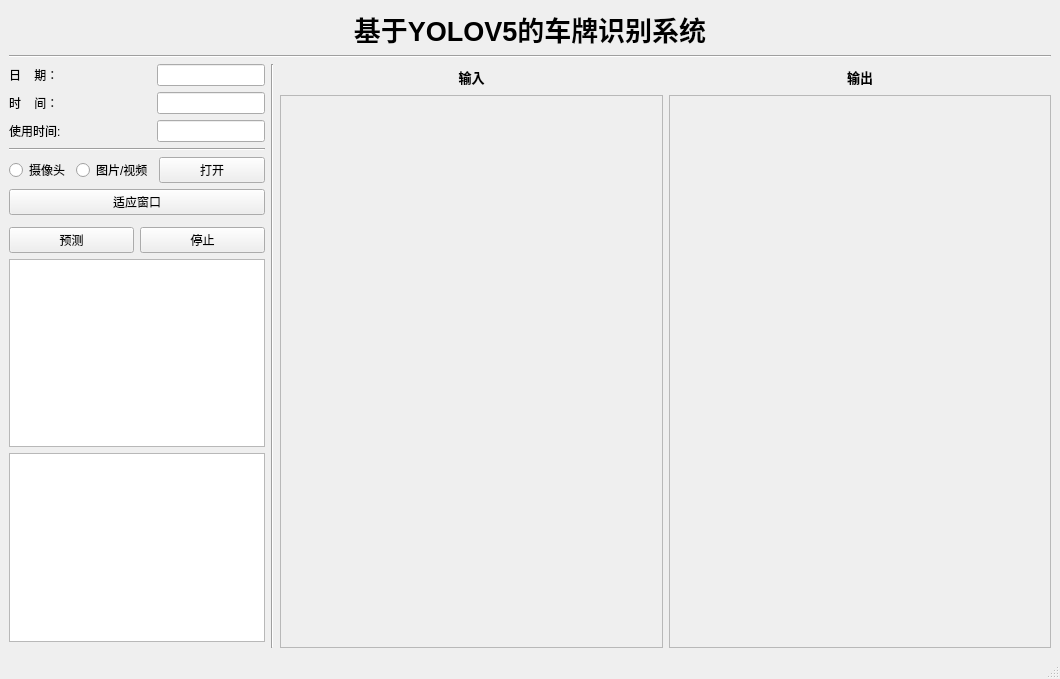
<?xml version="1.0" encoding="UTF-8"?>
<ui version="4.0">
 <class>MainWindow</class>
 <widget class="QMainWindow" name="MainWindow">
  <property name="geometry">
   <rect>
    <x>0</x>
    <y>0</y>
    <width>1060</width>
    <height>679</height>
   </rect>
  </property>
  <property name="sizeIncrement">
   <size>
    <width>0</width>
    <height>0</height>
   </size>
  </property>
  <property name="windowTitle">
   <string>MainWindow</string>
  </property>
  <property name="styleSheet">
   <string notr="true">#MainWindow{border-image: url(UI/bg.jpg);}</string>
  </property>
  <widget class="QWidget" name="centralwidget">
   <layout class="QGridLayout" name="gridLayout_2">
    <item row="3" column="2">
     <layout class="QGridLayout" name="gridLayout" columnstretch="0,0,0,0,0,0,0,10">
      <item row="9" column="1">
       <widget class="QPushButton" name="PB_stop">
        <property name="text">
         <string>停止</string>
        </property>
       </widget>
      </item>
      <item row="7" column="0" colspan="2">
       <widget class="QPushButton" name="PB_resize">
        <property name="text">
         <string>适应窗口</string>
        </property>
       </widget>
      </item>
      <item row="5" column="0" colspan="2">
       <widget class="Line" name="line_2">
        <property name="orientation">
         <enum>Qt::Horizontal</enum>
        </property>
       </widget>
      </item>
      <item row="9" column="0">
       <widget class="QPushButton" name="PB_predict">
        <property name="text">
         <string>预测</string>
        </property>
       </widget>
      </item>
      <item row="0" column="0" colspan="8">
       <widget class="Line" name="line_3">
        <property name="orientation">
         <enum>Qt::Horizontal</enum>
        </property>
       </widget>
      </item>
      <item row="2" column="3" rowspan="11" colspan="5">
       <layout class="QGridLayout" name="gridLayout_3">
        <item row="1" column="1">
         <widget class="QLabel" name="label_out">
          <property name="enabled">
           <bool>true</bool>
          </property>
          <property name="sizePolicy">
           <sizepolicy hsizetype="Expanding" vsizetype="Preferred">
            <horstretch>1</horstretch>
            <verstretch>5</verstretch>
           </sizepolicy>
          </property>
          <property name="frameShape">
           <enum>QFrame::StyledPanel</enum>
          </property>
          <property name="text">
           <string/>
          </property>
         </widget>
        </item>
        <item row="0" column="1">
         <layout class="QHBoxLayout" name="horizontalLayout_13">
          <item>
           <spacer name="horizontalSpacer_13">
            <property name="orientation">
             <enum>Qt::Horizontal</enum>
            </property>
            <property name="sizeType">
             <enum>QSizePolicy::Maximum</enum>
            </property>
            <property name="sizeHint" stdset="0">
             <size>
              <width>40</width>
              <height>20</height>
             </size>
            </property>
           </spacer>
          </item>
          <item>
           <widget class="QLabel" name="label_title2">
            <property name="minimumSize">
             <size>
              <width>0</width>
              <height>25</height>
             </size>
            </property>
            <property name="font">
             <font>
              <family>微软雅黑</family>
              <pointsize>10</pointsize>
              <weight>75</weight>
              <bold>true</bold>
             </font>
            </property>
            <property name="layoutDirection">
             <enum>Qt::LeftToRight</enum>
            </property>
            <property name="styleSheet">
             <string notr="true"/>
            </property>
            <property name="text">
             <string>输出</string>
            </property>
            <property name="alignment">
             <set>Qt::AlignCenter</set>
            </property>
           </widget>
          </item>
          <item>
           <spacer name="horizontalSpacer_21">
            <property name="orientation">
             <enum>Qt::Horizontal</enum>
            </property>
            <property name="sizeType">
             <enum>QSizePolicy::Maximum</enum>
            </property>
            <property name="sizeHint" stdset="0">
             <size>
              <width>40</width>
              <height>20</height>
             </size>
            </property>
           </spacer>
          </item>
         </layout>
        </item>
        <item row="0" column="0">
         <layout class="QHBoxLayout" name="horizontalLayout_18">
          <item>
           <spacer name="horizontalSpacer_22">
            <property name="orientation">
             <enum>Qt::Horizontal</enum>
            </property>
            <property name="sizeType">
             <enum>QSizePolicy::Maximum</enum>
            </property>
            <property name="sizeHint" stdset="0">
             <size>
              <width>40</width>
              <height>20</height>
             </size>
            </property>
           </spacer>
          </item>
          <item>
           <widget class="QLabel" name="label_title1_2">
            <property name="sizePolicy">
             <sizepolicy hsizetype="Preferred" vsizetype="Expanding">
              <horstretch>0</horstretch>
              <verstretch>1</verstretch>
             </sizepolicy>
            </property>
            <property name="minimumSize">
             <size>
              <width>0</width>
              <height>25</height>
             </size>
            </property>
            <property name="font">
             <font>
              <family>微软雅黑</family>
              <pointsize>10</pointsize>
              <weight>75</weight>
              <bold>true</bold>
             </font>
            </property>
            <property name="layoutDirection">
             <enum>Qt::LeftToRight</enum>
            </property>
            <property name="styleSheet">
             <string notr="true"/>
            </property>
            <property name="text">
             <string>输入</string>
            </property>
            <property name="alignment">
             <set>Qt::AlignCenter</set>
            </property>
           </widget>
          </item>
          <item>
           <spacer name="horizontalSpacer_23">
            <property name="orientation">
             <enum>Qt::Horizontal</enum>
            </property>
            <property name="sizeType">
             <enum>QSizePolicy::Maximum</enum>
            </property>
            <property name="sizeHint" stdset="0">
             <size>
              <width>40</width>
              <height>20</height>
             </size>
            </property>
           </spacer>
          </item>
         </layout>
        </item>
        <item row="1" column="0">
         <widget class="QLabel" name="label_in">
          <property name="sizePolicy">
           <sizepolicy hsizetype="Preferred" vsizetype="Preferred">
            <horstretch>1</horstretch>
            <verstretch>5</verstretch>
           </sizepolicy>
          </property>
          <property name="frameShape">
           <enum>QFrame::StyledPanel</enum>
          </property>
          <property name="text">
           <string/>
          </property>
         </widget>
        </item>
       </layout>
      </item>
      <item row="4" column="0" colspan="2">
       <layout class="QHBoxLayout" name="horizontalLayout_6">
        <item>
         <widget class="QLabel" name="label_3">
          <property name="sizePolicy">
           <sizepolicy hsizetype="Preferred" vsizetype="Preferred">
            <horstretch>0</horstretch>
            <verstretch>0</verstretch>
           </sizepolicy>
          </property>
          <property name="text">
           <string>使用时间:</string>
          </property>
         </widget>
        </item>
        <item>
         <widget class="QLineEdit" name="L_during">
          <property name="sizePolicy">
           <sizepolicy hsizetype="Fixed" vsizetype="Fixed">
            <horstretch>0</horstretch>
            <verstretch>0</verstretch>
           </sizepolicy>
          </property>
         </widget>
        </item>
       </layout>
      </item>
      <item row="2" column="2" rowspan="11">
       <widget class="Line" name="line">
        <property name="orientation">
         <enum>Qt::Vertical</enum>
        </property>
       </widget>
      </item>
      <item row="3" column="0" colspan="2">
       <layout class="QHBoxLayout" name="horizontalLayout_4">
        <item>
         <widget class="QLabel" name="label_2">
          <property name="text">
           <string>时    间：</string>
          </property>
         </widget>
        </item>
        <item>
         <widget class="QLineEdit" name="L_time">
          <property name="sizePolicy">
           <sizepolicy hsizetype="Fixed" vsizetype="Fixed">
            <horstretch>0</horstretch>
            <verstretch>0</verstretch>
           </sizepolicy>
          </property>
         </widget>
        </item>
       </layout>
      </item>
      <item row="2" column="0" colspan="2">
       <layout class="QHBoxLayout" name="horizontalLayout_3">
        <item>
         <widget class="QLabel" name="label">
          <property name="text">
           <string>日    期：</string>
          </property>
         </widget>
        </item>
        <item>
         <widget class="QLineEdit" name="L_day">
          <property name="sizePolicy">
           <sizepolicy hsizetype="Fixed" vsizetype="Fixed">
            <horstretch>0</horstretch>
            <verstretch>0</verstretch>
           </sizepolicy>
          </property>
         </widget>
        </item>
       </layout>
      </item>
      <item row="10" column="0" colspan="2">
       <widget class="QListWidget" name="listWidget_in">
        <property name="font">
         <font>
          <pointsize>12</pointsize>
         </font>
        </property>
       </widget>
      </item>
      <item row="6" column="0" colspan="2">
       <layout class="QHBoxLayout" name="horizontalLayout_5">
        <item>
         <widget class="QRadioButton" name="RB_camera">
          <property name="sizePolicy">
           <sizepolicy hsizetype="Fixed" vsizetype="Fixed">
            <horstretch>0</horstretch>
            <verstretch>0</verstretch>
           </sizepolicy>
          </property>
          <property name="text">
           <string>摄像头</string>
          </property>
         </widget>
        </item>
        <item>
         <widget class="QRadioButton" name="RB_img">
          <property name="sizePolicy">
           <sizepolicy hsizetype="Fixed" vsizetype="Fixed">
            <horstretch>0</horstretch>
            <verstretch>1</verstretch>
           </sizepolicy>
          </property>
          <property name="text">
           <string>图片/视频</string>
          </property>
         </widget>
        </item>
        <item>
         <widget class="QPushButton" name="PB_import">
          <property name="text">
           <string>打开</string>
          </property>
         </widget>
        </item>
       </layout>
      </item>
      <item row="11" column="0" colspan="2">
       <widget class="QListWidget" name="listWidget_out">
        <property name="font">
         <font>
          <pointsize>12</pointsize>
         </font>
        </property>
       </widget>
      </item>
     </layout>
    </item>
    <item row="0" column="2">
     <widget class="QLabel" name="label_4">
      <property name="font">
       <font>
        <pointsize>20</pointsize>
        <weight>75</weight>
        <bold>true</bold>
       </font>
      </property>
      <property name="text">
       <string>基于YOLOV5的车牌识别系统</string>
      </property>
      <property name="alignment">
       <set>Qt::AlignCenter</set>
      </property>
     </widget>
    </item>
   </layout>
  </widget>
  <widget class="QStatusBar" name="statusbar"/>
  <action name="action_helmet_clothes">
   <property name="text">
    <string>头盔/反光衣</string>
   </property>
  </action>
  <action name="action_weight">
   <property name="text">
    <string>选择权重文件</string>
   </property>
  </action>
  <action name="action_loadmodel">
   <property name="text">
    <string>载入模型</string>
   </property>
  </action>
  <action name="action_jump">
   <property name="text">
    <string>tiaozhuan</string>
   </property>
  </action>
 </widget>
 <resources/>
 <connections/>
</ui>
